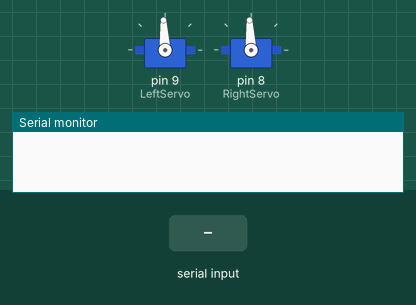
The sketch below on a simulated Arduino Uno, built with avr-gcc and run on an emulated ATmega328P. Parts: 2 × servo, the last lines printed to the serial monitor. The test bench sets the inputs (shaded band).

Above: at 1.2 s.
1.3 s: "1" received over Serial
At 2.0 s:
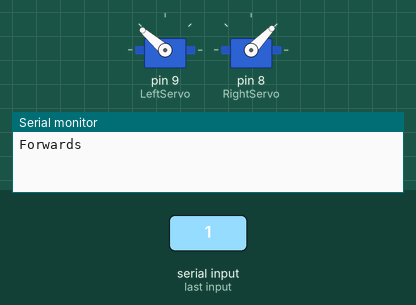
2.8 s: "2" received over Serial
At 3.1 s:
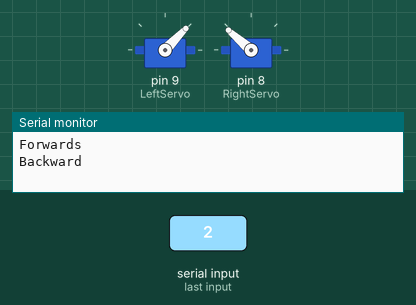
4.3 s: "4" received over Serial
At 5.4 s:
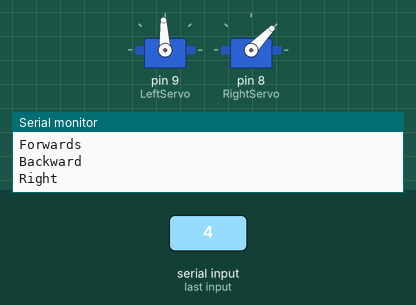
5.8 s: "3" received over Serial
At 6.6 s:
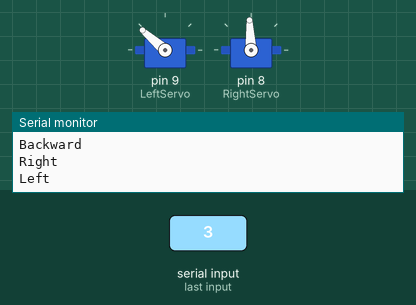
Timing chart, 0 to 8.3 s (numbered marks = the images above; inputs shaded):
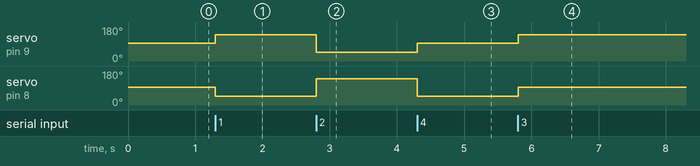

The sketch:

strandbot.ino
```cpp
#include <Arduino.h>


#include <Servo.h>

Servo LeftServo; Servo RightServo;
int state = 0;
int flag = 0;

void setup()
{
  LeftServo.attach(9);
  LeftServo.writeMicroseconds(1500);  // set servo speed

  RightServo.attach(8);
  RightServo.writeMicroseconds(1500);

  pinMode(7, INPUT_PULLUP);// Enable internal pull-up resistor on pin 7 (xyjoy)
   Serial.begin(9600);
}

void loop() {
  if(Serial.available() > 0){
        state = Serial.read();
        flag=0;
      }
  // Turns the left Servo on Forwards, when 1 is inputted
  if (state == '1') {
      LeftServo.writeMicroseconds(1980);
      RightServo.writeMicroseconds(1020);
      if(flag == 0){
        Serial.println("Forwards");
        flag = 1;
      }
  }
  //Turns the left Servo on Backwards, when 2 is inputted
  else if (state == '2') {
      LeftServo.writeMicroseconds(1020);
      RightServo.writeMicroseconds(1980);
      if(flag == 0){
        Serial.println("Backward");
        flag = 1;
      }

  }
  //Turns the right Servo on Backwards, when 0 is inputted
  else if (state == '4') {
      LeftServo.writeMicroseconds(1500);
      RightServo.writeMicroseconds(1020);
      if(flag == 0){
        Serial.println("Right");
        flag = 1;
      }
  }
  //Turns the Right Servo on Forwards, when 9 is inputted
  else if (state == '3') {
      LeftServo.writeMicroseconds(1980);
      RightServo.writeMicroseconds(1500);
      if(flag == 0){
        Serial.println("Left");
        flag = 1;
      }
  }
  //Stops both Servos, when 5 is inputted
  else if (state == '0') {
      LeftServo.writeMicroseconds(1500);
      RightServo.writeMicroseconds(1500);
      if(flag == 0){
        Serial.println("Stop");
        flag = 1;
      }
  }
}
```

Measured:
- after the input at 1.3 s, servo on pin 9 (LeftServo): 93° → 139° at once; servo on pin 8 (RightServo): 93° → 46° at once
- after the input at 2.8 s, servo on pin 9 (LeftServo): 139° → 46° at once; servo on pin 8 (RightServo): 46° → 139° at once
- after the input at 4.3 s, servo on pin 9 (LeftServo): 46° → 93° at once; servo on pin 8 (RightServo): 139° → 46° at once
- after the input at 5.8 s, servo on pin 9 (LeftServo): 93° → 139° at once; servo on pin 8 (RightServo): 46° → 93° at once
